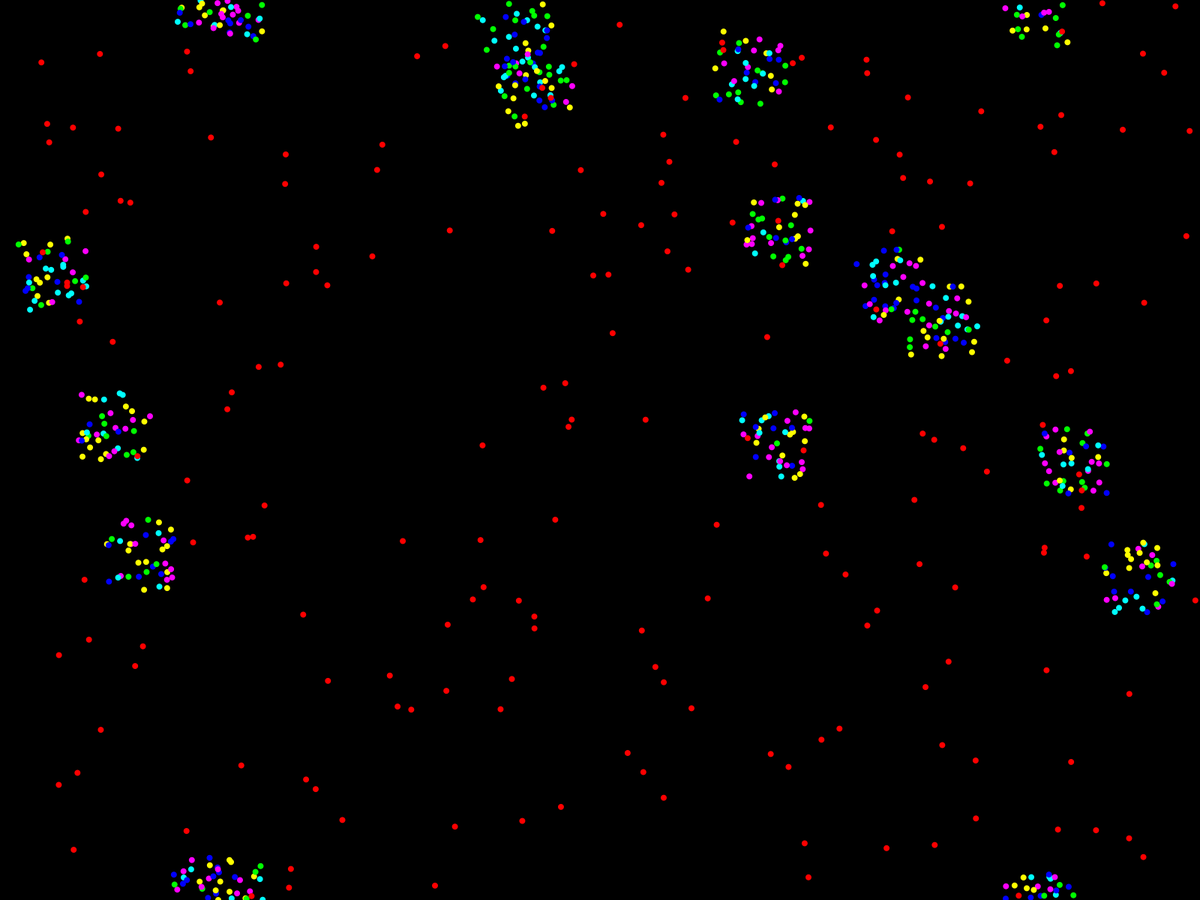
Frame 1 (no input)
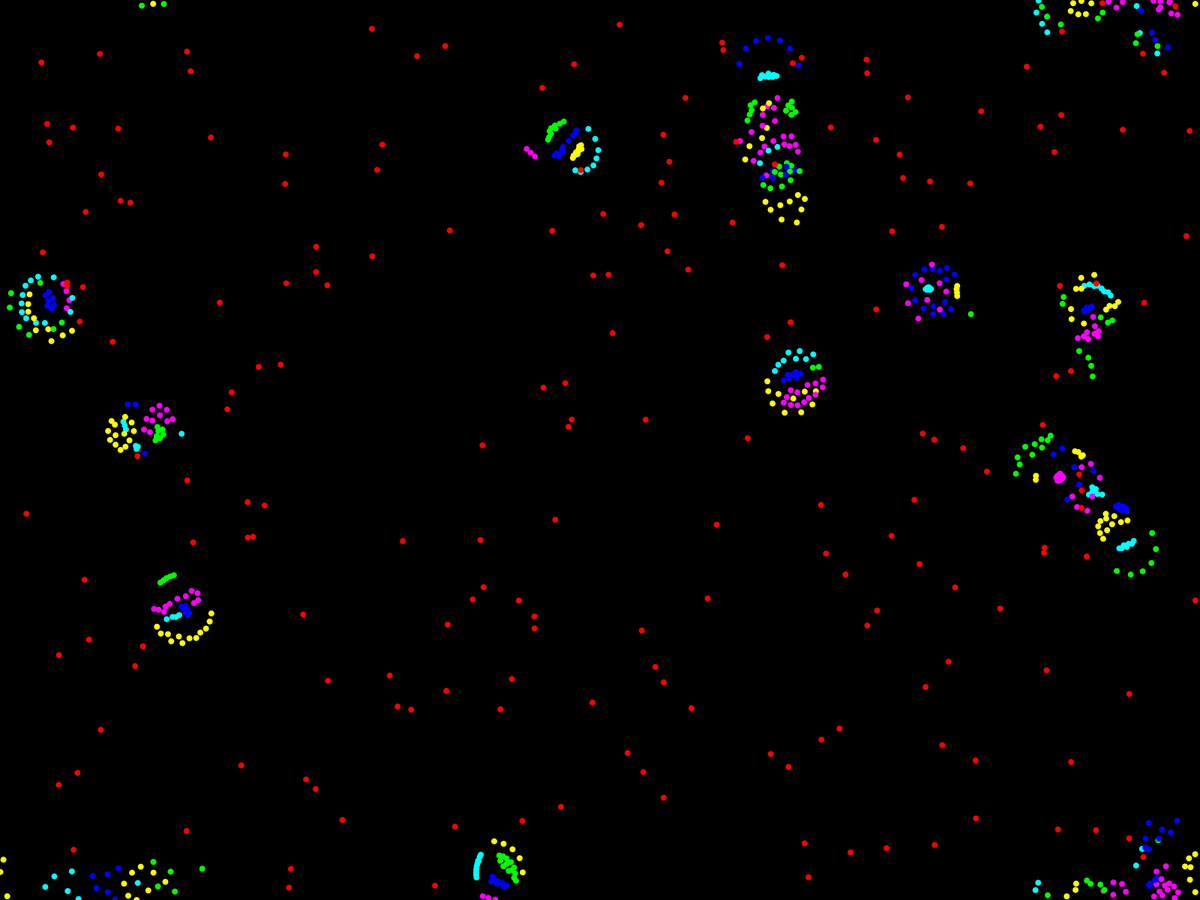
Frame 60 (the mouse pressed at the canvas centre just before this capture)
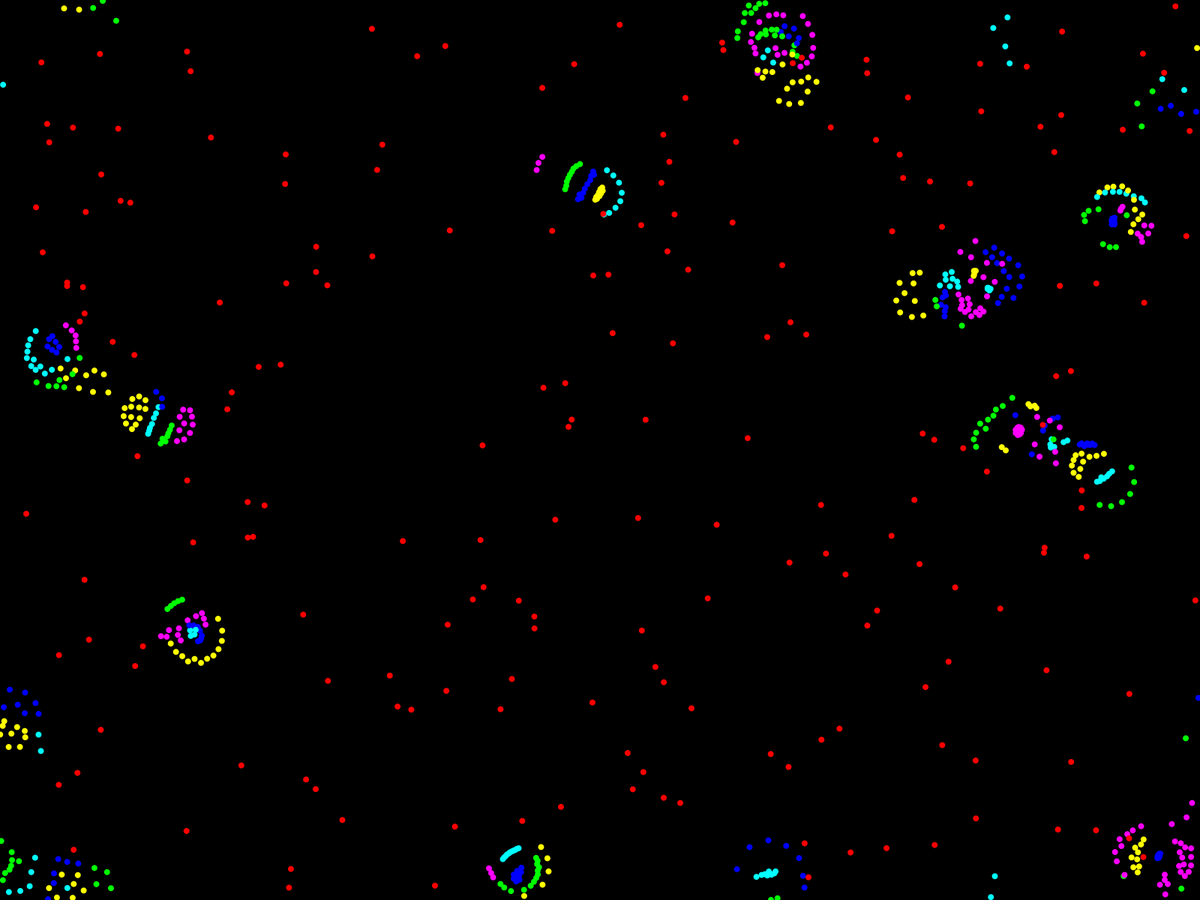
Frame 120 (the mouse held since frame 60 and released just before this capture)

The Processing sketch that drew these frames (run headless with seeded random() and noise(); from frame 60 on, the mouse is pressed at the canvas centre):

// Processing sketch: Cell_Evolution
// ── Cell_Evolution.pde
// An evolutionary version of Particle Life.
// By Terence Soule of Programming Chaos https://www.youtube.com/channel/UC2rO9hEjJkjqzktvtj0ggNQ
// Sets of particles (cells) share forces and share food.
// They can die of starvation or collect enough food to reproduce/
int numTypes = 6;  // 0 is food, plus 5 more, type 1 'eats' food the others just generate forces
int colorStep = 360/numTypes;
float friction = 0.85;
int minPopulation = 15;
int numFood = 200; // starting amount of food
int foodRange = 5; // distance to collect food
int foodEnergy = 100; // energy from food
int reproductionEnergy = 1000; 
int startingEnergy = 400;
float K = 0.2;
ArrayList<cell> swarm;
ArrayList<particle> food;
boolean display = true; // whether or not to display, d toggles, used to evolve faster
boolean drawLines = false; // whether or not to draw lines connecting a cell's particles, l to toggle

void setup() {
  //size(800, 1000);
  fullScreen();
  colorMode(HSB, 360, 100, 100);
  noStroke();
  swarm = new ArrayList<cell>();
  for (int i = 0; i < minPopulation; i++) {
    swarm.add(new cell(random(width), random(height)));
  }
  food = new ArrayList<particle>();
  for (int i = 0; i < numFood; i++) {
    food.add(new particle(new PVector(random(width), random(height)), 0));
  }
  noStroke();
}

void draw() {
  background(0);
  for (cell c : swarm) { // update and display each cell
    c.update();
    if(display){
      c.display();
    }
  }
  for (int i = swarm.size()-1; i >= 0; i--) { // remove dead (energyless cells)
    cell c = swarm.get(i);
    if (c.energy <= 0) {
      //convertToFood(c);
      swarm.remove(i);  // could convert to food instead
    }
  }
  eat();  // cells collect nearby food
  replace();  // if the pop is below minPop add cells
  reproduce();  // cells with lots of energy reproduce
  
  if(display){
    for (particle p : food) {
       p.display();
    }
  }
  //don't use if dead cells are converted to food
  if(frameCount % 5 == 0){  // add a food every 5 timesteps 
    food.add(new particle(new PVector(random(width), random(height)), 0));
  }
  //println(frameRate); // to see how changes effect efficiency
}

// for dead cells
void convertToFood(cell c){
  for(particle p: c.swarm){
    food.add(new particle(p.position, 0));
  }
}

void reproduce(){
  cell c;
  for(int i = swarm.size()-1; i>=0 ;i--){
    c = swarm.get(i);
    if(c.energy > reproductionEnergy){ // if a cell has enough energy 
      cell temp = new cell(random(width), random(height));  // make a new cell at a random location
      temp.copyCell(c); // copy the parent cell's 'DNA'
      c.energy -= startingEnergy;  // parent cell loses energy (daughter cell recieves it) 
      temp.mutateCell(); // mutate the daughter cell
      swarm.add(temp);
    }
  }
}

// If population is below minPopulation add cells by copying and mutating
// randomly selected existing cells.
// Note: if the population all dies simultanious the program will crash - extinction!
void replace(){
  if(swarm.size() < minPopulation){  
    int parent = int(random(swarm.size()));
    cell temp = new cell(random(width), random(height));
    cell parentCell = swarm.get(parent);
    temp.copyCell(parentCell);
    temp.mutateCell();
    swarm.add(temp);
  }
}

void eat() {
  float dis;
  PVector vector = new PVector(0, 0);
  for (cell c : swarm) {  // for every cell
    for (particle p : c.swarm) {  // for every particle in every cell
      if (p.type == 1) { // 1 is the eating type of paricle
        for (int i = food.size()-1; i >= 0; i--) {  // for every food particle - yes this gets slow
          particle f = food.get(i);
          vector.mult(0);
          vector = f.position.copy();
          vector.sub(p.position); 
          if (vector.x > width * 0.5) { vector.x -= width; }
          if (vector.x < width * -0.5) { vector.x += width; }
          if (vector.y > height * 0.5) { vector.y -= height; }
          if (vector.y < height * -0.5) { vector.y += height; }
          dis = vector.mag();
          if(dis < foodRange){
            c.energy += foodEnergy; // gain 100 energy for eating food 
            food.remove(i);
          }
        }
      }
    }
  }
}

void keyPressed(){
  if(key == 'd'){
    display = !display;
  }
    if(key == 'l'){
    drawLines = !drawLines;
  }
}

// ── cell.pde
class cell{  // or colony of cells
  ArrayList<particle> swarm; // shouldn't have used the name swarm again
  float internalForces[][];
  float externalForces[][];
  float internalMins[][];
  float externalMins[][];
  float internalRadii[][];
  float externalRadii[][];
  PVector positions[];  // probably better as an arraylist
  int numParticles = 40;
  int energy = startingEnergy;
  int radius; // avg distance from center
  PVector center = new PVector(0,0); // center of the cell
  
  cell(float x, float y){
    internalForces = new float[numTypes][numTypes];
    externalForces = new float[numTypes][numTypes];
    internalMins = new float[numTypes][numTypes];
    externalMins = new float[numTypes][numTypes];
    internalRadii = new float[numTypes][numTypes];
    externalRadii = new float[numTypes][numTypes];
    // Positions are the inital relative positions of all of the particles.
    // This is critcal to cells starting in a 'good' configuration.
    positions = new PVector[numParticles];
    swarm = new ArrayList<particle>();
    generateNew(x,y);
  }
  
  // generate the parameters for a new cell
  // note: all of the random ranges could be tweaked
  void generateNew(float x, float y){
    for(int i = 0; i < numTypes; i++){
      for(int j= 0; j < numTypes; j++){
        internalForces[i][j] = random(0.1,1.0); // internal forces are initially attractive, but can mutate
        internalMins[i][j] = random(40,70);
        internalRadii[i][j] = random(internalMins[i][j]*2,300); // minimum 'primary' force range must be twice repulsive range
        externalForces[i][j] = random(-1.0,1.0); // external forces could be attractive or repulsive
        externalMins[i][j] = random(40,70);
        externalRadii[i][j] = random(externalMins[i][j]*2,300);
      }
    }
    for(int  i = 0; i < numParticles; i++){
      positions[i] = new PVector(x+random(-50,50),y+random(-50,50));
      swarm.add(new particle(positions[i], 1+(int)random(numTypes-1))); // type 0 is food
    }
  }
  
  // Used to copy the values from a parent cell to a daughter cell.
  // (I don't trust deep copy when data structures get complex :)
  void copyCell(cell c){
    for(int i = 0; i < numTypes; i++){
      for(int j= 0; j < numTypes; j++){
        internalForces[i][j] = c.internalForces[i][j];
        internalMins[i][j] = c.internalMins[i][j];
        internalRadii[i][j] = c.internalRadii[i][j];
        externalForces[i][j] = c.externalForces[i][j];
        externalMins[i][j] = c.externalMins[i][j];
        externalRadii[i][j] = c.externalRadii[i][j];
      }
    }
    float x = random(width);
    float y = random(height);
    for(int  i = 0; i < numParticles; i++){
      positions[i] = new PVector(x+c.positions[i].x,y+c.positions[i].y);
      //swarm[i] = new particle(positions[i], c.swarm[i].type);
      particle p = swarm.get(i);
      particle temp = new particle(p.position,p.type); // create a new particle from the parent
      swarm.add(temp); // add to the new cell
    }
  }
  
  // When a new cell is created from a 'parent' cell the new cell's values are mutated
  // This mutates all values a 'little' bit. Mutating a few values by a larger amount could work better
  void mutateCell(){
    for(int i = 0; i < numTypes; i++){
      for(int j= 0; j < numTypes; j++){  
        internalForces[i][j] += random(-0.1,0.1);
        internalMins[i][j] += random(-5,5);
        internalRadii[i][j] += random(-10,10);
        externalForces[i][j] += random(-0.1,0.1);
        externalMins[i][j] += random(-5,5);
        externalRadii[i][j] += random(-10,10);
      }
    }
    for(int  i = 0; i < numParticles; i++){
      positions[i] = new PVector(positions[i].x+random(-5,5),positions[i].y+random(-5,5));
      if(random(100)< 10){  // 10% of the time a particle changes type
        particle p = swarm.get(i);
        p.type = 1+(int)random(numTypes-1);
      }
    } // Could also mutate the number of particles in the cell
  }
  
  // update a cell by appling each type of forces to each particle in the cell
  void update(){
    for(particle p: swarm){ // for each particle in this cell
      p.applyInternalForces(this);
      p.applyExternalForces(this);
      p.applyFoodForces(this);
    }
    energy -= 1.0; // cells lose one energy/timestep - should be a variable. Or dependent on forces generated
}
  
  void display(){
    // Code to draw lines between the particles in a cell
    if(drawLines){
      particle p1, p2;
     stroke(0,0,30);
     for(int  i = 0; i < numParticles-1; i++){
       p1 = swarm.get(i);
       p2 = swarm.get(i+1);
       line(p1.position.x,p1.position.y,p2.position.x,p2.position.y);
     }
    }
    noStroke();
    for(particle p: swarm){
      p.display();
    }
  }
}

// ── particle.pde
class particle { // or a cell of a colony or an organelle of a cell
  PVector position;
  PVector velocity;
  int type;

  // constructor
  particle(PVector start, int t) {
    position = new PVector(start.x, start.y);
    velocity = new PVector(0, 0);
    type = t;
  }

  // applies forces based on this cell's particles
  void applyInternalForces(cell c) {
    PVector totalForce = new PVector(0, 0);
    PVector acceleration = new PVector(0, 0);
    PVector vector = new PVector(0, 0);
    float dis;
    for (particle p : c.swarm) {
      if (p != this) {
        vector.mult(0);
        vector = p.position.copy();
        vector.sub(position);
        if (vector.x > width * 0.5) {
          vector.x -= width;
        }
        if (vector.x < width * -0.5) {
          vector.x += width;
        }
        if (vector.y > height * 0.5) {
          vector.y -= height;
        }
        if (vector.y < height * -0.5) {
          vector.y += height;
        }
        dis = vector.mag();
        vector.normalize();
        if (dis < c.internalMins[type][p.type]) {
          PVector force = vector.copy();
          force.mult(abs(c.internalForces[type][p.type])*-3*K);
          force.mult(map(dis, 0, c.internalMins[type][p.type], 1, 0));
          totalForce.add(force);
        }
        if (dis < c.internalRadii[type][p.type]) {
          PVector force = vector.copy();
          force.mult(c.internalForces[type][p.type]*K);
          force.mult(map(dis, 0, c.internalRadii[type][p.type], 1, 0));
          totalForce.add(force);
        }
      }
    }
    acceleration = totalForce.copy();
    velocity.add(acceleration);

    position.add(velocity);
    position.x = (position.x + width)%width;
    position.y = (position.y + height)%height;
    velocity.mult(friction);
  }
  
  // applies forces based on other cell's particles 
  void applyExternalForces(cell c) {
    PVector totalForce = new PVector(0, 0);
    PVector acceleration = new PVector(0, 0);
    PVector vector = new PVector(0, 0);
    float dis;
    for (cell other : swarm) { // for each other cell in the swarm
      if (other != c) {  // don't apply external forces within this cell
        for (particle p : other.swarm) { // for each particle in the other cell
          vector.mult(0);
          vector = p.position.copy();
          vector.sub(position);
          if (vector.x > width * 0.5) {
            vector.x -= width;
          }
          if (vector.x < width * -0.5) {
            vector.x += width;
          }
          if (vector.y > height * 0.5) {
            vector.y -= height;
          }
          if (vector.y < height * -0.5) {
            vector.y += height;
          }
          dis = vector.mag();
          vector.normalize();
          if (dis < c.externalMins[type][p.type]) {
            PVector force = vector.copy();
            force.mult(abs(c.externalForces[type][p.type])*-3*K);
            force.mult(map(dis, 0, c.externalMins[type][p.type], 1, 0));
            totalForce.add(force);
          }
          if (dis < c.externalRadii[type][p.type]) {
            PVector force = vector.copy();
            force.mult(c.externalForces[type][p.type]*K);
            force.mult(map(dis, 0, c.externalRadii[type][p.type], 1, 0));
            totalForce.add(force);
          }
        }
      }
    }
    acceleration = totalForce.copy();
    velocity.add(acceleration);
    position.add(velocity);
    position.x = (position.x + width)%width;
    position.y = (position.y + height)%height;
    velocity.mult(friction);
  }

  // applies forces based on nearby food particles
  void applyFoodForces(cell c) {
    PVector totalForce = new PVector(0, 0);
    PVector acceleration = new PVector(0, 0);
    PVector vector = new PVector(0, 0);
    float dis;
    for (particle p : food) {  // for all food particles
      vector.mult(0);
      vector = p.position.copy();
      vector.sub(position);
      if (vector.x > width * 0.5) {
        vector.x -= width;
      }
      if (vector.x < width * -0.5) {
        vector.x += width;
      }
      if (vector.y > height * 0.5) {
        vector.y -= height;
      }
      if (vector.y < height * -0.5) {
        vector.y += height;
      }
      dis = vector.mag();
      vector.normalize();
      // no repulsive force for food
      if (dis < c.externalRadii[type][p.type]) {
        PVector force = vector.copy();
        force.mult(c.externalForces[type][p.type]*K);
        force.mult(map(dis, 0, c.externalRadii[type][p.type], 1, 0));
        totalForce.add(force);
      }
    }
    acceleration = totalForce.copy();
    velocity.add(acceleration);
    position.add(velocity);
    position.x = (position.x + width)%width;
    position.y = (position.y + height)%height;
    velocity.mult(friction);
  }

  // display the particles
  void display() {
    fill(type*colorStep, 100, 100);
    circle(position.x, position.y, 8);
  }
}
